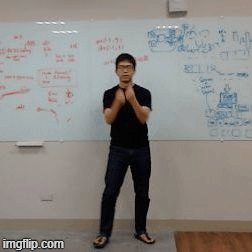
#> input picture Dataset/my_dataset_holo/2.gif, 252 x 252 px
$ python -i label_data_cv.py   (imports and definitions only)
#> lines starting #> are read from the running program, lines starting #| are printed output that depends on the picture
import os
from shutil import copyfile
import cv2

def hisEqulColor(img):
    ycrcb = cv2.cvtColor(img, cv2.COLOR_BGR2YCR_CB)
    channels = cv2.split(ycrcb)
    #print len(channels)
    cv2.equalizeHist(channels[0], channels[0])
    cv2.merge(channels, ycrcb)
    cv2.cvtColor(ycrcb, cv2.COLOR_YCR_CB2BGR, img)
    return img

root_folder = 'D:/Code/Hololens_Project/Dataset/my_dataset_holo/'

# [110 lines not run here, left out]


>>> import cv2
>>> picture = cv2.imread('2.gif')
#> picture is the input picture: shape (252, 252, 3); mean B, G, R 130.5, 134.4, 137.1
>>> result = hisEqulColor(picture)
#> in hisEqulColor, `ycrcb = cv2.cvtColor(img, cv2.COLOR_BGR2YCR_CB)`: ycrcb: shape (252, 252, 3); mean of channels 0, 1, 2 134.8, 129.6, 125.5
#> in hisEqulColor, `cv2.cvtColor(ycrcb, cv2.COLOR_YCR_CB2BGR, img)`: ycrcb: shape (252, 252, 3); mean of channels 0, 1, 2 128.8, 129.6, 125.5
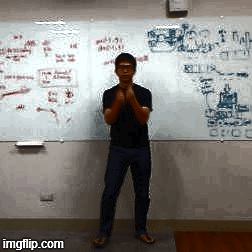
#> result: shape (252, 252, 3); mean B, G, R 124.7, 128.6, 131.1
